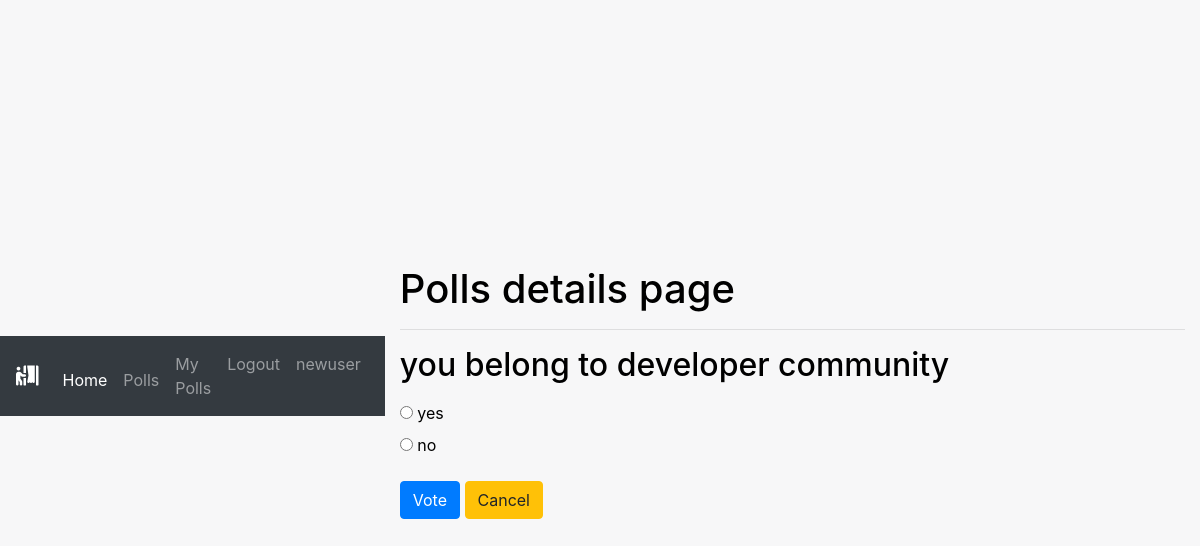
The app's page /pollapp/16/ (signed in) with its own data.
### pollapp/models.py (models this page shows, shortened)
class Poll(models.Model):
    owner = models.ForeignKey(User, on_delete=models.CASCADE)
    text = models.TextField()
    pub_date = models.DateTimeField(default=timezone.now)
    active = models.BooleanField(default=True)
    created_at = models.DateTimeField(auto_now_add=True)
    def __str__(self):
        return self.text

class Choice(models.Model):
    poll = models.ForeignKey(Poll, on_delete=models.CASCADE)
    choice_text = models.CharField(max_length=255)
    created_at = models.DateTimeField(auto_now_add=True)
    updated_at = models.DateTimeField(auto_now=True)

### pollapp/views.py (the view)
# urls.py: path('<int:poll_id>/', views.poll_detail, name='detail'),
def poll_detail(request, poll_id):
    poll = get_object_or_404(Poll, id=poll_id)
    if not poll.active:
        return render(request, 'polls/poll_result.html', {'poll': poll})
    loop_count = poll.choice_set.count()
    context = {
        'poll': poll,
        'loop_time': range(0, loop_count),
    }
    return render(request, 'polls/poll_detail.html', context)

### pollapp/templates/polls/poll_detail.html (shortened to what this page needs)
{% extends 'base.html' %}
 {% load static %}
{% block custom_css %}
<link rel="stylesheet" href="{% static 'css/home_style.css' %}">
{% endblock custom_css %}
{% block content %}
<div class="container">
    <h1>Polls details page</h1>
    <hr>
    <h2 class="mt-3 mb-3">{{ poll }}</h2>
    <form action="{% url 'pollapp:vote' poll.id %}" method="POST">
        {% for choice in poll.choice_set.all %}
        <input type="radio" name="choice" id="choice{{ forloop.counter }}" value="{{ choice.id }}">
        <label for="choice{{ forloop.counter }}">{{ choice.choice_text }}</label>
        <br>
        {% endfor %}
        <input type="submit" value="Vote" class="btn btn-primary mt-3">
        <a class="btn btn-warning mt-3" href="{% url 'pollapp:list' %}" role="button">Cancel</a>
    </form>
</div>
{% endblock content %}

### static/css/home_style.css (style rules this page uses)
html, body { height: 100%; margin: 0; padding: 0; color: black; }
html { background-image: url('C:\Users\KARTIK\OneDrive\Desktop\pollbooth\polls\static\img\background.jpg'); background-size: cover; }
body { background: hsl(220deg, 10%, 97%); margin: 0; padding: 0; display: flex; align-items: center; justify-content: center; }

### records on screen
Poll: text "you belong to developer community"
Choice: choice_text "yes"
Choice: choice_text "no"
